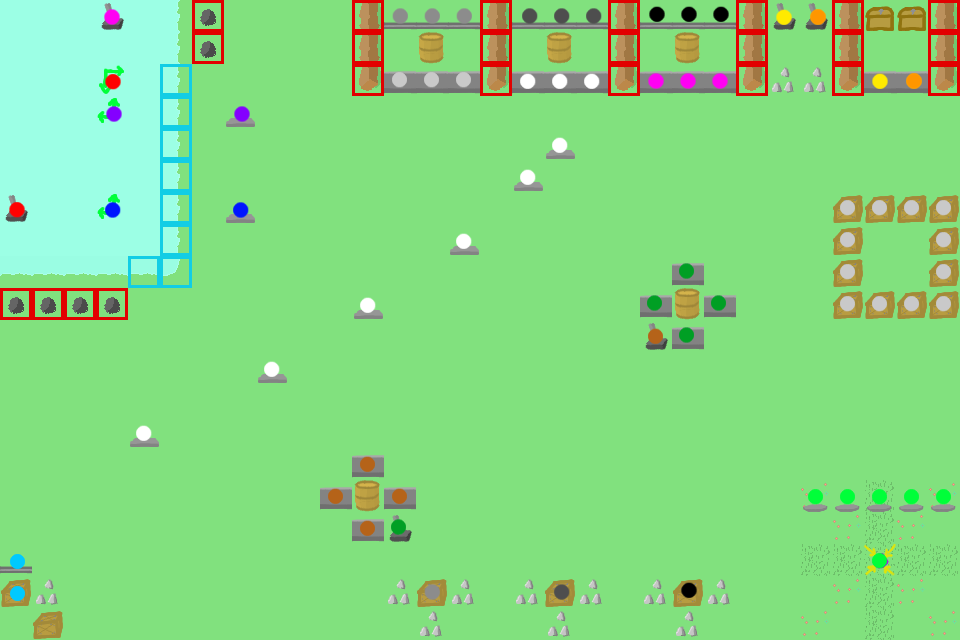

Below is a game level as drawn by its tile map, then a one-line description and the .tmx that defines it (tile-layer data replaced by summaries):
An orthogonal 30x20 tile map with 32x32 px tiles, 4 tile layers (Kachelebene 1, collision, entities, connections).

<map version="1.0" orientation="orthogonal" width="30" height="20" tilewidth="32" tileheight="32">
 <properties>
  <property name="description" value="instead of an endboss we got you a really big map with many BARRELS" />
 </properties>
 <tileset firstgid="1" name="tileset" tilewidth="32" tileheight="32">
  <image source="tileset.png" width="256" height="256" />
 </tileset>
 <layer name="Kachelebene 1" width="30" height="20">
  <data>[600 cells, 600 non-empty, 11 distinct tile ids]</data>
 </layer>
 <layer name="collision" width="30" height="20">
  <data>[600 cells, 32 non-empty, 2 distinct tile ids]</data>
 </layer>
 <layer name="entities" width="30" height="20">
  <data>[600 cells, 88 non-empty, 12 distinct tile ids]</data>
 </layer>
 <layer name="connections" width="30" height="20">
  <data>[600 cells, 68 non-empty, 15 distinct tile ids]</data>
 </layer>
</map>
